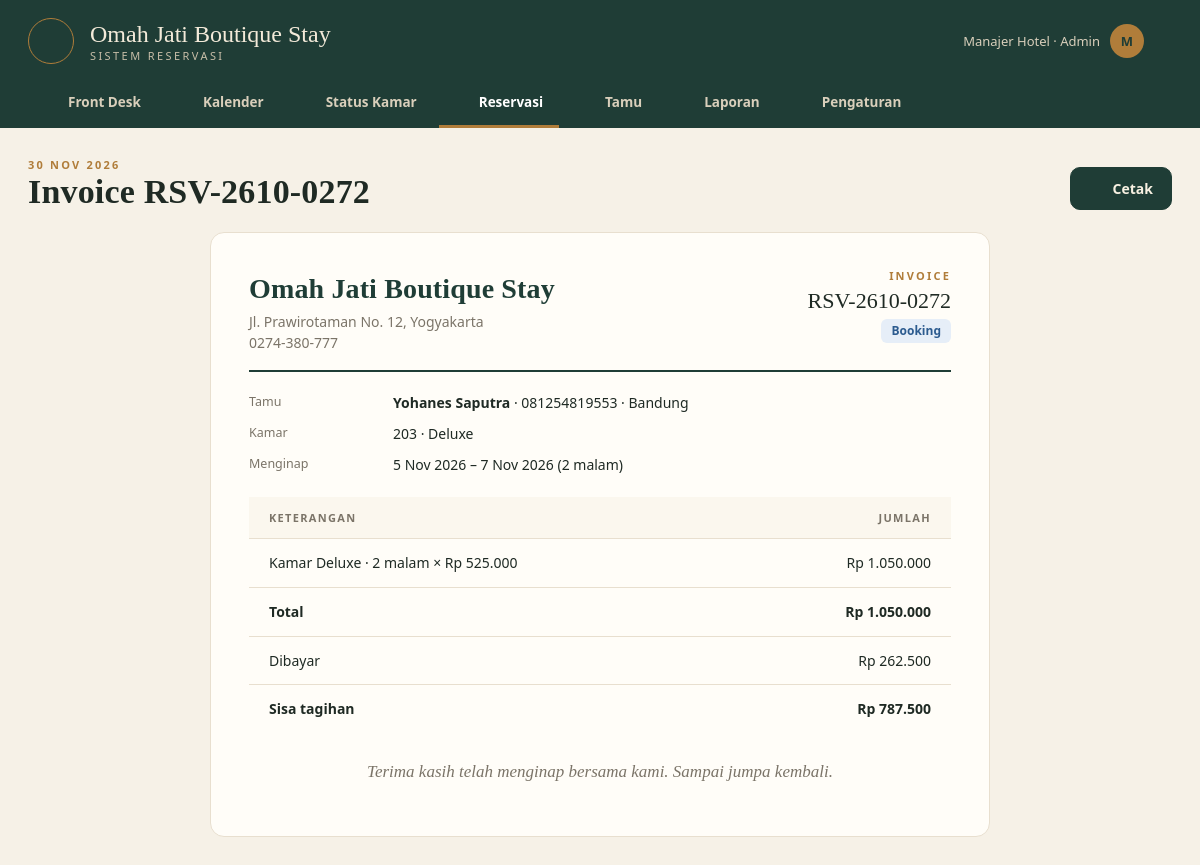
The page /index.php?page=invoice&id=212 (signed in) on the database its author committed.
### tables this page shows
CREATE TABLE pengaturan (
  id INT PRIMARY KEY,
  nama_hotel VARCHAR(100) NOT NULL,
  alamat VARCHAR(255),
  telepon VARCHAR(30),
  jam_checkin VARCHAR(5) NOT NULL DEFAULT '14:00',
  jam_checkout VARCHAR(5) NOT NULL DEFAULT '12:00',
  pajak_persen TINYINT NOT NULL DEFAULT 0
);

CREATE TABLE reservasi (
  id INT AUTO_INCREMENT PRIMARY KEY,
  kode VARCHAR(20) NOT NULL UNIQUE,
  tamu_id INT NOT NULL,
  kamar_id INT NOT NULL,
  check_in DATE NOT NULL,
  check_out DATE NOT NULL,
  malam SMALLINT NOT NULL,
  dewasa TINYINT NOT NULL DEFAULT 2,
  harga_malam INT NOT NULL,           
  diskon INT NOT NULL DEFAULT 0,
  dibayar INT NOT NULL DEFAULT 0,
  sumber ENUM('Walk-in','Telepon/WA','Website','OTA') NOT NULL DEFAULT 'Walk-in',
  status ENUM('booking','checkin','checkout','batal') NOT NULL DEFAULT 'booking',
  catatan VARCHAR(255),
  user_id INT NULL,
  checkin_at DATETIME NULL,
  checkout_at DATETIME NULL,
  created_at DATETIME NOT NULL DEFAULT CURRENT_TIMESTAMP,
  INDEX idx_kamar_tgl (kamar_id, check_in, check_out),
  FOREIGN KEY (tamu_id) REFERENCES tamu(id),
  FOREIGN KEY (kamar_id) REFERENCES kamar(id),
  FOREIGN KEY (user_id) REFERENCES users(id) ON DELETE SET NULL
);

CREATE TABLE tamu (
  id INT AUTO_INCREMENT PRIMARY KEY,
  nama VARCHAR(100) NOT NULL,
  identitas VARCHAR(30),           
  telepon VARCHAR(20) NOT NULL,
  email VARCHAR(100),
  kota VARCHAR(60),
  created_at TIMESTAMP DEFAULT CURRENT_TIMESTAMP
);

CREATE TABLE kamar (
  id INT AUTO_INCREMENT PRIMARY KEY,
  nomor VARCHAR(10) NOT NULL UNIQUE,
  lantai TINYINT NOT NULL DEFAULT 1,
  tipe_id INT NOT NULL,
  status ENUM('tersedia','terisi','kotor','perbaikan') NOT NULL DEFAULT 'tersedia',
  FOREIGN KEY (tipe_id) REFERENCES tipe_kamar(id)
);

CREATE TABLE tipe_kamar (
  id INT AUTO_INCREMENT PRIMARY KEY,
  nama VARCHAR(60) NOT NULL,
  harga INT NOT NULL,
  kapasitas TINYINT NOT NULL DEFAULT 2,
  fasilitas VARCHAR(255)
);

### index.php (called while the page is built, shortened)
<?php
require __DIR__ . '/includes/bootstrap.php';
$routes = [
    'login'      => 'pages/login.php',
    'logout'     => 'pages/logout.php',
    'dashboard'  => 'pages/dashboard.php',
    'kalender'   => 'pages/kalender.php',
    'kamar'      => 'pages/kamar.php',
    'reservasi'  => 'pages/reservasi/index.php',
    'res.baru'   => 'pages/reservasi/baru.php',
    'res.detail' => 'pages/reservasi/detail.php',
    'res.aksi'   => 'pages/reservasi/aksi.php',
    'invoice'    => 'pages/reservasi/invoice.php',
    'tamu'       => 'pages/tamu.php',
    'laporan'    => 'pages/laporan.php',
    'master'     => 'pages/master/index.php',
];
$page = $_GET['page'] ?? 'dashboard';
require __DIR__ . '/' . $routes[$page];

### pages/reservasi/invoice.php (the view, shortened to what this page needs)
<?php
$r = q('SELECT r.*, t.nama, t.telepon, t.identitas, t.kota, k.nomor, tk.nama tipe FROM reservasi r JOIN tamu t ON t.id = r.tamu_id JOIN kamar k ON k.id = r.kamar_id JOIN tipe_kamar tk ON tk.id = k.tipe_id WHERE r.id = ?', [(int) ($_GET['id'] ?? 0)])->fetch();
$t = total_tagihan($r);
$set = setting();
$title = 'Invoice ' . $r['kode'];
$actions = '<button class="btn btn-primary" onclick="window.print()">' . icon('printer', 16) . ' Cetak</button>';
require __DIR__ . '/../../includes/header.php';
?>
<div class="card invoice">
    <div class="invoice-head">
        <div><h2><?= e($set['nama_hotel']) ?></h2><div class="muted"><?= e($set['alamat']) ?><br><?= e($set['telepon']) ?></div></div>
        <div class="text-right"><div class="eyebrow" style="font-size:11px;letter-spacing:.2em;color:var(--gold);font-weight:700">INVOICE</div><div style="font-family:var(--serif);font-size:22px"><?= e($r['kode']) ?></div><?= badge(STATUS_RES, $r['status']) ?></div>
    </div>
    <dl class="kv" style="margin-bottom:22px">
        <dt>Tamu</dt><dd><b><?= e($r['nama']) ?></b> · <?= e($r['telepon']) ?><?= $r['kota'] ? ' · ' . e($r['kota']) : '' ?></dd>
        <dt>Kamar</dt><dd><?= e($r['nomor']) ?> · <?= e($r['tipe']) ?></dd>
        <dt>Menginap</dt><dd><?= tgl($r['check_in']) ?> – <?= tgl($r['check_out']) ?> (<?= $r['malam'] ?> malam)</dd>
    </dl>
    <table>
        <thead><tr><th>Keterangan</th><th class="text-right">Jumlah</th></tr></thead>
        <tbody>
            <tr><td>Kamar <?= e($r['tipe']) ?> · <?= $r['malam'] ?> malam × <?= rupiah($r['harga_malam']) ?></td><td class="text-right"><?= rupiah($t['kamar']) ?></td></tr>
            <tr><td><b>Total</b></td><td class="text-right"><b><?= rupiah($t['total']) ?></b></td></tr>
            <tr><td>Dibayar</td><td class="text-right"><?= rupiah($r['dibayar']) ?></td></tr>
            <tr><td><b><?= $t['sisa'] > 0 ? 'Sisa tagihan' : 'Status' ?></b></td><td class="text-right"><b><?= $t['sisa'] > 0 ? rupiah($t['sisa']) : 'LUNAS' ?></b></td></tr>
        </tbody>
    </table>
    <p class="muted" style="margin-top:26px;text-align:center;font-family:var(--serif);font-size:17px;font-style:italic">Terima kasih telah menginap bersama kami. Sampai jumpa kembali.</p>
</div>
<?php require __DIR__ . '/../../includes/footer.php'; ?>

### includes/header.php (shortened to what this page needs)
<?php
$nav = [
    ['dashboard', 'Front Desk', 'home'],
    ['kalender', 'Kalender', 'calendar'],
    ['kamar', 'Status Kamar', 'grid'],
    ['reservasi', 'Reservasi', 'receipt'],
    ['tamu', 'Tamu', 'users'],
    ['laporan', 'Laporan', 'chart'],
];
if (user()['role'] === 'admin') $nav[] = ['master', 'Pengaturan', 'settings'];
$current = $_GET['page'] ?? 'dashboard';
if (str_starts_with($current, 'res.') || $current === 'invoice') $current = 'reservasi';
$set = setting();
?>
<!DOCTYPE html>
<html lang="id">
<head>
    <link rel="stylesheet" href="assets/css/style.css">
</head>
<body>
<header class="masthead">
    <div class="masthead-inner">
        <div class="mast-top">
            <span class="crest"><?= icon('sparkle', 20) ?></span>
            <div class="name"><?= e($set['nama_hotel']) ?><small>Sistem Reservasi</small></div>
            <div class="mast-user"><span><?= e(user()['nama']) ?> · <?= e(ucfirst(user()['role'])) ?></span><span class="dot"><?= e(strtoupper(substr(user()['nama'], 0, 1))) ?></span>
                <a href="<?= url('logout') ?>" title="Keluar"><?= icon('logout', 18) ?></a></div>
        </div>
        <nav class="tabs">
            <?php foreach ($nav as [$key, $label, $ic]): ?><a href="<?= url($key) ?>" class="<?= $current === $key ? 'active' : '' ?>"><?= icon($ic, 16) ?> <?= $label ?></a><?php endforeach; ?>
        </nav>
    </div>
</header>
<main class="page">
    <div class="page-head">
        <div><div class="eyebrow"><?= e($eyebrow ?? tgl(date('Y-m-d'))) ?></div><h1><?= e($title ?? 'Front Desk') ?></h1></div>
        <div class="page-actions"><?= $actions ?? '' ?></div>
    </div>

### assets/css/style.css (style rules this page uses)
:root { --bg: #f6f1e7; --paper: #fffdf8; --ink: #1f2a24; --muted: #7b7468; --line: #e8dfcf; --green: #1f3d36; --green-2: #2d564c; --gold: #b07d3a; --gold-soft: #f4e9d6; --c-green: #2f7a4f; --c-green-bg: #e5f2e9; --c-blue: #2c5b8f; --c-blue-bg: #e6eef8; --c-amber: #a6670f; --c-amber-bg: #fbefd9; --c-red: #a33a2f; --c-red-bg: #f8e4e1; --c-gray: #6e6a62; --c-gray-bg: #efebe3; --serif: "Cormorant Garamond", "Playfair Display", Georgia, "Times New Roman", serif; --sans: "Segoe UI", system-ui, -apple-system, "Helvetica Neue", sans-serif; }
* { box-sizing: border-box; }
body { margin: 0; background: var(--bg); color: var(--ink); font: 14px/1.55 var(--sans); }
a { color: var(--green-2); text-decoration: none; }
.muted { color: var(--muted); }
.text-right { text-align: right; }
h1, h2, h3 { margin: 0; font-family: var(--serif); font-weight: 600; letter-spacing: .005em; }
.masthead { background: var(--green); color: #f3ead9; }
.masthead-inner { max-width: 1360px; margin: 0 auto; padding: 18px 28px 0; }
.mast-top { display: flex; align-items: center; gap: 16px; }
.crest { width: 46px; height: 46px; border: 1.5px solid var(--gold); border-radius: 50%; display: grid; place-items: center; color: var(--gold); }
.mast-top .name { font-family: var(--serif); font-size: 24px; line-height: 1; }
.mast-top .name small { display: block; font-family: var(--sans); font-size: 11px; letter-spacing: .22em; text-transform: uppercase; color: #c9bfa9; margin-top: 4px; }
.mast-user { display: flex; align-items: center; gap: 10px; font-size: 13px; color: #d9cfbb; }
.mast-user a { color: #d9cfbb; }
.mast-user .dot { width: 34px; height: 34px; border-radius: 50%; background: var(--gold); color: var(--green); display: grid; place-items: center; font-weight: 700; }
.tabs { display: flex; gap: 6px; margin-top: 16px; overflow-x: auto; }
.tabs a { color: #d9cfbb; padding: 12px 16px; font-weight: 600; font-size: 13.5px; border-bottom: 3px solid transparent; display: flex; gap: 8px; align-items: center; white-space: nowrap; }
.tabs a.active { color: #fff; border-bottom-color: var(--gold); }
.page { max-width: 1360px; margin: 0 auto; padding: 28px 28px 50px; }
.page-head { display: flex; align-items: flex-end; justify-content: space-between; gap: 14px; margin-bottom: 22px; flex-wrap: wrap; }
.page-head h1 { font-size: 34px; line-height: 1.1; }
.page-head .eyebrow { font-size: 11px; letter-spacing: .2em; text-transform: uppercase; color: var(--gold); font-weight: 700; }
.page-actions { display: flex; gap: 10px; flex-wrap: wrap; }
.card { background: var(--paper); border: 1px solid var(--line); border-radius: 14px; }
.btn { display: inline-flex; align-items: center; gap: 8px; padding: 10px 18px; border-radius: 10px; border: 1px solid var(--line); background: var(--paper); color: var(--ink); font: inherit; font-weight: 600; cursor: pointer; white-space: nowrap; }
.btn-primary { background: var(--green); border-color: var(--green); color: #f8f1e2; }
table { width: 100%; border-collapse: collapse; }
th { text-align: left; font-size: 11px; letter-spacing: .12em; text-transform: uppercase; color: var(--muted); padding: 12px 20px; border-bottom: 1px solid var(--line); background: #fbf7ee; }
td { padding: 13px 20px; border-bottom: 1px solid var(--line); vertical-align: middle; }
tr:last-child td { border-bottom: 0; }
dl.kv { display: grid; grid-template-columns: 130px 1fr; gap: 9px 14px; margin: 0; }
dl.kv dt { color: var(--muted); font-size: 12.5px; }
dl.kv dd { margin: 0; }
.invoice { max-width: 780px; margin: 0 auto; padding: 34px 38px; }
.invoice-head { display: flex; justify-content: space-between; gap: 20px; border-bottom: 2px solid var(--green); padding-bottom: 16px; margin-bottom: 20px; }
.invoice-head h2 { font-size: 28px; color: var(--green); }

### rows shown on the page
pengaturan: nama_hotel "Omah Jati Boutique Stay", alamat "Jl. Prawirotaman No. 12, Yogyakarta", telepon "0274-380-777"
reservasi: kode "Invoice RSV-2610-0272", kode "RSV-2610-0272", tamu.nama "Yohanes Saputra", tamu.telepon "081254819553", tamu.kota "Bandung", kamar.nomor "203", tipe_kamar.nama "Deluxe", check_in "5 Nov 2026", check_out "7 Nov 2026", malam "2", harga_malam "Rp 525.000", dibayar "Rp 262.500"

### other values the page prints
user()['nama'] "Manajer Hotel"
user()['role'] "Admin"
substr(user()['nama'], 0, 1) "M"
$label "Front Desk"
$label "Kalender"
$label "Status Kamar"
$label "Reservasi"
$label "Tamu"
$label "Laporan"
$label "Pengaturan"
$eyebrow "30 NOV 2026"
$l "Booking"
rupiah($t['kamar']) "Rp 1.050.000"
rupiah($t['total']) "Rp 1.050.000"
rupiah($t['sisa']) "Rp 787.500"
